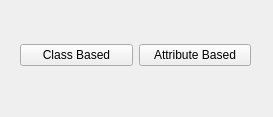
<?xml version="1.0" encoding="UTF-8"?>
<ui version="4.0">
 <class>selectCDType</class>
 <widget class="QWidget" name="selectCDType">
  <property name="geometry">
   <rect>
    <x>0</x>
    <y>0</y>
    <width>273</width>
    <height>117</height>
   </rect>
  </property>
  <property name="windowTitle">
   <string>Form</string>
  </property>
  <widget class="QWidget" name="">
   <property name="geometry">
    <rect>
     <x>20</x>
     <y>30</y>
     <width>231</width>
     <height>51</height>
    </rect>
   </property>
   <layout class="QHBoxLayout" name="horizontalLayout">
    <item>
     <widget class="QPushButton" name="pushButton">
      <property name="text">
       <string>Class Based</string>
      </property>
     </widget>
    </item>
    <item>
     <widget class="QPushButton" name="pushButton_2">
      <property name="text">
       <string>Attribute Based</string>
      </property>
     </widget>
    </item>
   </layout>
  </widget>
 </widget>
 <resources/>
 <connections/>
</ui>
